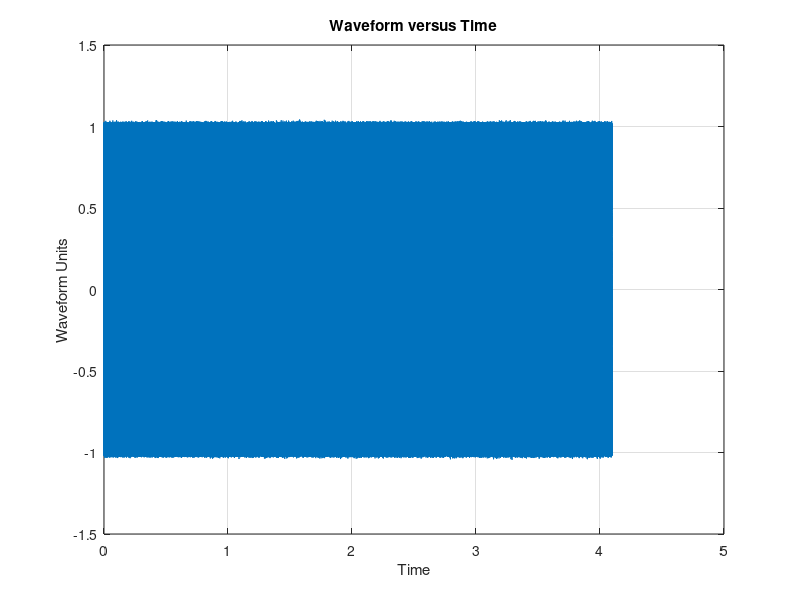

This chart was generated by the following MATLAB code: (Note: this script raises an error after producing the figure.)
clc
clear all
close all


%% %%%%%%%%%%%%%%%%%%%%%%%%%%%%%%%%%%%%%%%%%%%%%%%%%%%%%%%%%%%%%%%%%%%%%%%%
%%%%%%%%%%%%%%%%%%%%%%%% DECLARING VARIABLES %%%%%%%%%%%%%%%%%%%%%%%%%%%%%%
F_tone = 1e3;                       %Frequency of Tone
Fs = F_tone * 2048;                 %Sampling Frequency
time_step = 1/Fs;                   %Time between samples
total_number_of_cycles = 2^12;      %Total number of complete cycles to 
                                    %                      simulate for
FFT_number_of_cycles = 2^7;         %Number of cycles used in 1 FFT 
                                    %                      computation
Amplitude = 1;                      %Amplitude of the sine wave
OneSidedSpectrum = 1;               %Set = 1 for 1 sided spectrum
                                    %Set = 0 for 2 sided spectrum

%% %%%%%%%%%%%%%%%%%%%%%%%%%%%%%%%%%%%%%%%%%%%%%%%%%%%%%%%%%%%%%%%%%%%%%%%%
%%%%%%%%%%%%%%%%%%%%%%% CREATING (y,t) %%%%%%%%%%%%%%%%%%%%%%%%%%%%%%%%%%%%
time_period = 1/F_tone;
t = 0:time_step:time_period * total_number_of_cycles;
y = Amplitude*sin(2*pi*F_tone * t);

%%%%%%% Adding Additive White Gaussian Noise (0 mean, 0.1% Variance)
y = y + sqrt((Amplitude/1e4)) * randn(size(y));

figure
plot(t,y);
xlabel('Time');
ylabel('Waveform Units');
title('Waveform versus Time');
grid on

%% %%%%%%%%%%%%%%%%%%%%%%%%%%%%%%%%%%%%%%%%%%%%%%%%%%%%%%%%%%%%%%%%%%%%%%%%
%%%%%%%%%%%%%%%%%%%%%%%% FFT COMPUTATION %%%%%%%%%%%%%%%%%%%%%%%%%%%%%%%%%%
N_fft = (Fs/F_tone) * FFT_number_of_cycles;
Fmin = Fs/N_fft;
Hanning_correction_Factor = 1.5;

[S,F] = pwelch(y,hanning(N_fft),N_fft/2,N_fft,Fs,'onesided');
S = Fmin * Hanning_correction_Factor * S .* ((OneSidedSpectrum+1)/2);
S = 20*log10(S);

figure
plot(F,S);
xlabel('Frequency');
ylabel('dBV');
title('FFT');
grid on;